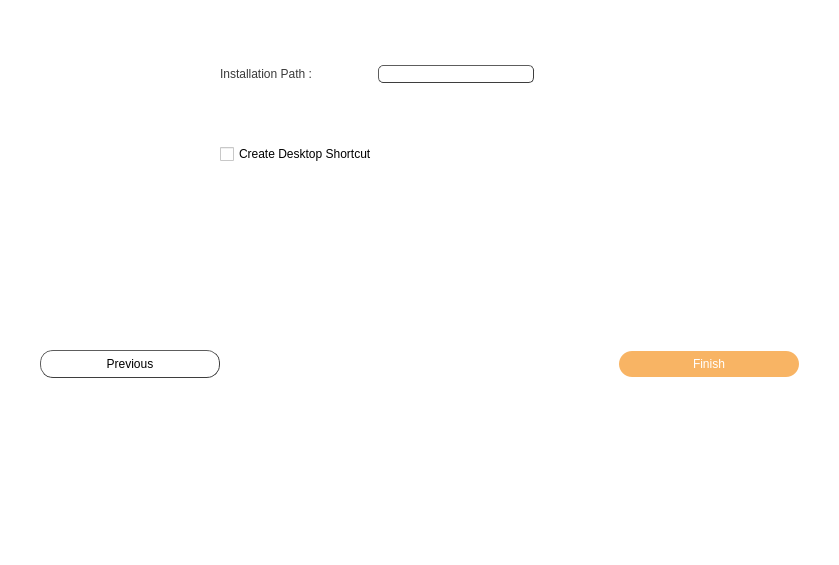
<?xml version="1.0" encoding="UTF-8"?>
<ui version="4.0">
 <class>Form</class>
 <widget class="QWidget" name="Form">
  <property name="geometry">
   <rect>
    <x>0</x>
    <y>0</y>
    <width>839</width>
    <height>565</height>
   </rect>
  </property>
  <property name="minimumSize">
   <size>
    <width>839</width>
    <height>565</height>
   </size>
  </property>
  <property name="maximumSize">
   <size>
    <width>839</width>
    <height>565</height>
   </size>
  </property>
  <property name="windowTitle">
   <string>Form</string>
  </property>
  <property name="styleSheet">
   <string notr="true">background-color: rgb(255, 255, 255);</string>
  </property>
  <layout class="QVBoxLayout" name="verticalLayout">
   <property name="spacing">
    <number>0</number>
   </property>
   <property name="leftMargin">
    <number>0</number>
   </property>
   <property name="topMargin">
    <number>0</number>
   </property>
   <property name="rightMargin">
    <number>0</number>
   </property>
   <property name="bottomMargin">
    <number>0</number>
   </property>
   <item>
    <layout class="QGridLayout" name="top_gridLayout">
     <item row="0" column="0" colspan="2">
      <widget class="QLabel" name="label_3">
       <property name="sizePolicy">
        <sizepolicy hsizetype="Fixed" vsizetype="Fixed">
         <horstretch>0</horstretch>
         <verstretch>0</verstretch>
        </sizepolicy>
       </property>
       <property name="text">
        <string/>
       </property>
       <property name="pixmap">
        <pixmap>icon/wizard-001.png</pixmap>
       </property>
       <property name="scaledContents">
        <bool>true</bool>
       </property>
      </widget>
     </item>
    </layout>
   </item>
   <item>
    <layout class="QGridLayout" name="bottom_gridLayout">
     <property name="spacing">
      <number>0</number>
     </property>
     <item row="6" column="6">
      <spacer name="horizontalSpacer_5">
       <property name="orientation">
        <enum>Qt::Horizontal</enum>
       </property>
       <property name="sizeType">
        <enum>QSizePolicy::Minimum</enum>
       </property>
       <property name="sizeHint" stdset="0">
        <size>
         <width>40</width>
         <height>20</height>
        </size>
       </property>
      </spacer>
     </item>
     <item row="6" column="0">
      <spacer name="horizontalSpacer_6">
       <property name="orientation">
        <enum>Qt::Horizontal</enum>
       </property>
       <property name="sizeType">
        <enum>QSizePolicy::Minimum</enum>
       </property>
       <property name="sizeHint" stdset="0">
        <size>
         <width>40</width>
         <height>20</height>
        </size>
       </property>
      </spacer>
     </item>
     <item row="6" column="4">
      <spacer name="horizontalSpacer_4">
       <property name="orientation">
        <enum>Qt::Horizontal</enum>
       </property>
       <property name="sizeType">
        <enum>QSizePolicy::Minimum</enum>
       </property>
       <property name="sizeHint" stdset="0">
        <size>
         <width>60</width>
         <height>20</height>
        </size>
       </property>
      </spacer>
     </item>
     <item row="6" column="1">
      <widget class="QPushButton" name="previous_btn">
       <property name="cursor">
        <cursorShape>PointingHandCursor</cursorShape>
       </property>
       <property name="styleSheet">
        <string notr="true">

QPushButton{

	background-color: rgb(255, 255, 255);
color: rgb(0,0,0);
font: 10pt &quot;MS Shell Dlg 2&quot;;
border-style:outset;
border-width:1px;
border-radius:13px;
border-color: rgb(62, 62, 62);
padding:6px
}
QPushButton:hover{

	

	background-color: rgb(248, 207, 135);
}
</string>
       </property>
       <property name="text">
        <string>Previous</string>
       </property>
      </widget>
     </item>
     <item row="6" column="3">
      <spacer name="verticalSpacer_3">
       <property name="orientation">
        <enum>Qt::Vertical</enum>
       </property>
       <property name="sizeType">
        <enum>QSizePolicy::Minimum</enum>
       </property>
       <property name="sizeHint" stdset="0">
        <size>
         <width>20</width>
         <height>300</height>
        </size>
       </property>
      </spacer>
     </item>
     <item row="6" column="5">
      <widget class="QPushButton" name="next_btn">
       <property name="cursor">
        <cursorShape>PointingHandCursor</cursorShape>
       </property>
       <property name="styleSheet">
        <string notr="true">

QPushButton{
background-color:  rgb(248,180,100);
color: rgb(255, 255, 255);
font: 10pt &quot;MS Shell Dlg 2&quot;;
border-style:outset;
border-width:0px;
border-radius:13px;
border-color: rgb(62, 62, 62);
padding:6px
}
QPushButton:hover{

	

	background-color: rgb(248, 207, 135);
}
</string>
       </property>
       <property name="text">
        <string>Finish</string>
       </property>
      </widget>
     </item>
     <item row="1" column="3">
      <spacer name="verticalSpacer_2">
       <property name="orientation">
        <enum>Qt::Vertical</enum>
       </property>
       <property name="sizeType">
        <enum>QSizePolicy::Minimum</enum>
       </property>
       <property name="sizeHint" stdset="0">
        <size>
         <width>20</width>
         <height>10</height>
        </size>
       </property>
      </spacer>
     </item>
     <item row="0" column="1">
      <spacer name="horizontalSpacer">
       <property name="orientation">
        <enum>Qt::Horizontal</enum>
       </property>
       <property name="sizeType">
        <enum>QSizePolicy::Expanding</enum>
       </property>
       <property name="sizeHint" stdset="0">
        <size>
         <width>40</width>
         <height>20</height>
        </size>
       </property>
      </spacer>
     </item>
     <item row="0" column="3">
      <widget class="QLineEdit" name="name_lineEdit">
       <property name="styleSheet">
        <string notr="true">






QLineEdit{


border-style:outset;
border-width:1px;
border-radius:5px;

border-color: rgb(62, 62, 62);

		font: 12pt &quot;Calibri&quot;;
	color: rgb(0, 0, 0);
margin-right: 25px
}
QLineEdit:focus{

	background-color: rgb(248, 221, 158);
/*background-color:  rgb(248,180,100);
*/
}</string>
       </property>
       <property name="alignment">
        <set>Qt::AlignLeading|Qt::AlignLeft|Qt::AlignVCenter</set>
       </property>
      </widget>
     </item>
     <item row="0" column="2">
      <widget class="QLabel" name="label_2">
       <property name="layoutDirection">
        <enum>Qt::LeftToRight</enum>
       </property>
       <property name="styleSheet">
        <string notr="true">color: rgb(58, 58, 58);
		font: 12pt &quot;Calibri&quot;;</string>
       </property>
       <property name="text">
        <string>Installation Path :</string>
       </property>
       <property name="alignment">
        <set>Qt::AlignLeading|Qt::AlignLeft|Qt::AlignVCenter</set>
       </property>
      </widget>
     </item>
     <item row="0" column="5">
      <spacer name="horizontalSpacer_2">
       <property name="orientation">
        <enum>Qt::Horizontal</enum>
       </property>
       <property name="sizeType">
        <enum>QSizePolicy::Expanding</enum>
       </property>
       <property name="sizeHint" stdset="0">
        <size>
         <width>40</width>
         <height>20</height>
        </size>
       </property>
      </spacer>
     </item>
     <item row="5" column="2">
      <widget class="QCheckBox" name="checkBox_2">
       <property name="layoutDirection">
        <enum>Qt::LeftToRight</enum>
       </property>
       <property name="styleSheet">
        <string notr="true"/>
       </property>
       <property name="text">
        <string>Create Desktop Shortcut</string>
       </property>
      </widget>
     </item>
    </layout>
   </item>
  </layout>
 </widget>
 <resources>
  <include location="xyz.qrc"/>
 </resources>
 <connections/>
</ui>
